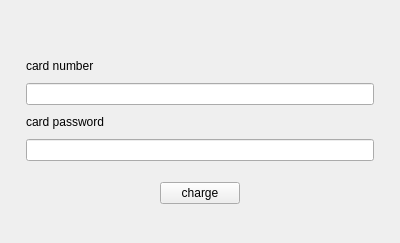
<?xml version="1.0" encoding="UTF-8"?>
<ui version="4.0">
 <class>HFChargeView</class>
 <widget class="QWidget" name="HFChargeView">
  <property name="geometry">
   <rect>
    <x>0</x>
    <y>0</y>
    <width>400</width>
    <height>236</height>
   </rect>
  </property>
  <property name="windowTitle">
   <string>HFChargeView</string>
  </property>
  <layout class="QVBoxLayout" name="verticalLayout_2">
   <property name="spacing">
    <number>6</number>
   </property>
   <property name="topMargin">
    <number>44</number>
   </property>
   <property name="bottomMargin">
    <number>10</number>
   </property>
   <item>
    <layout class="QFormLayout" name="formLayout">
     <property name="rowWrapPolicy">
      <enum>QFormLayout::WrapAllRows</enum>
     </property>
     <property name="verticalSpacing">
      <number>10</number>
     </property>
     <property name="leftMargin">
      <number>15</number>
     </property>
     <property name="topMargin">
      <number>15</number>
     </property>
     <property name="rightMargin">
      <number>15</number>
     </property>
     <property name="bottomMargin">
      <number>15</number>
     </property>
     <item row="0" column="0">
      <widget class="QLabel" name="label_cardNumber">
       <property name="text">
        <string>card number</string>
       </property>
      </widget>
     </item>
     <item row="0" column="1">
      <widget class="QLineEdit" name="lineEdit_card_number"/>
     </item>
     <item row="1" column="0">
      <widget class="QLabel" name="label_2">
       <property name="text">
        <string>card password</string>
       </property>
      </widget>
     </item>
     <item row="1" column="1">
      <widget class="QLineEdit" name="lineEdit_password"/>
     </item>
    </layout>
   </item>
   <item>
    <layout class="QVBoxLayout" name="verticalLayout">
     <property name="spacing">
      <number>15</number>
     </property>
     <item alignment="Qt::AlignHCenter">
      <widget class="QPushButton" name="btn_charge">
       <property name="text">
        <string>charge</string>
       </property>
      </widget>
     </item>
     <item>
      <widget class="QLabel" name="label_get_card">
       <property name="text">
        <string/>
       </property>
       <property name="alignment">
        <set>Qt::AlignCenter</set>
       </property>
      </widget>
     </item>
    </layout>
   </item>
  </layout>
 </widget>
 <layoutdefault spacing="6" margin="11"/>
 <resources/>
 <connections/>
</ui>
